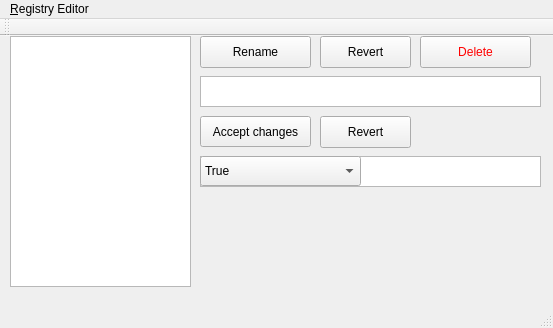
<?xml version="1.0" encoding="UTF-8"?>
<ui version="4.0">
 <class>MainWindow</class>
 <widget class="QMainWindow" name="MainWindow">
  <property name="geometry">
   <rect>
    <x>0</x>
    <y>0</y>
    <width>553</width>
    <height>328</height>
   </rect>
  </property>
  <property name="windowTitle">
   <string>MainWindow</string>
  </property>
  <property name="accessibleName">
   <string>&lt;html&gt;&lt;head/&gt;&lt;body&gt;&lt;p&gt;File Browser&lt;/p&gt;&lt;/body&gt;&lt;/html&gt;</string>
  </property>
  <widget class="QWidget" name="centralWidget">
   <widget class="QTreeWidget" name="treeWidget">
    <property name="geometry">
     <rect>
      <x>10</x>
      <y>0</y>
      <width>181</width>
      <height>251</height>
     </rect>
    </property>
    <property name="rootIsDecorated">
     <bool>false</bool>
    </property>
    <property name="sortingEnabled">
     <bool>true</bool>
    </property>
    <property name="expandsOnDoubleClick">
     <bool>true</bool>
    </property>
    <attribute name="headerVisible">
     <bool>false</bool>
    </attribute>
   </widget>
   <widget class="QPlainTextEdit" name="plainTextEdit">
    <property name="geometry">
     <rect>
      <x>200</x>
      <y>120</y>
      <width>341</width>
      <height>31</height>
     </rect>
    </property>
   </widget>
   <widget class="QPushButton" name="buttonAcceptChanges">
    <property name="geometry">
     <rect>
      <x>200</x>
      <y>80</y>
      <width>111</width>
      <height>31</height>
     </rect>
    </property>
    <property name="text">
     <string>Accept changes</string>
    </property>
   </widget>
   <widget class="QPushButton" name="revertButton">
    <property name="geometry">
     <rect>
      <x>320</x>
      <y>80</y>
      <width>91</width>
      <height>32</height>
     </rect>
    </property>
    <property name="text">
     <string>Revert</string>
    </property>
   </widget>
   <widget class="QComboBox" name="comboBox">
    <property name="geometry">
     <rect>
      <x>200</x>
      <y>120</y>
      <width>161</width>
      <height>30</height>
     </rect>
    </property>
    <item>
     <property name="text">
      <string>True</string>
     </property>
    </item>
    <item>
     <property name="text">
      <string>False</string>
     </property>
    </item>
   </widget>
   <widget class="QPushButton" name="DeleteButton">
    <property name="geometry">
     <rect>
      <x>420</x>
      <y>0</y>
      <width>111</width>
      <height>32</height>
     </rect>
    </property>
    <property name="styleSheet">
     <string notr="true">color: rgb(255, 0, 0);
font: 75 11pt &quot;Times New Roman&quot;;</string>
    </property>
    <property name="text">
     <string>Delete</string>
    </property>
   </widget>
   <widget class="QPlainTextEdit" name="NameEditor">
    <property name="geometry">
     <rect>
      <x>200</x>
      <y>40</y>
      <width>341</width>
      <height>31</height>
     </rect>
    </property>
   </widget>
   <widget class="QPushButton" name="RenameButton">
    <property name="geometry">
     <rect>
      <x>200</x>
      <y>0</y>
      <width>111</width>
      <height>32</height>
     </rect>
    </property>
    <property name="text">
     <string>Rename</string>
    </property>
   </widget>
   <widget class="QPushButton" name="RevertName">
    <property name="geometry">
     <rect>
      <x>320</x>
      <y>0</y>
      <width>91</width>
      <height>32</height>
     </rect>
    </property>
    <property name="text">
     <string>Revert</string>
    </property>
   </widget>
  </widget>
  <widget class="QMenuBar" name="menuBar">
   <property name="geometry">
    <rect>
     <x>0</x>
     <y>0</y>
     <width>553</width>
     <height>28</height>
    </rect>
   </property>
   <widget class="QMenu" name="menuRegistry_Editor">
    <property name="title">
     <string>&amp;Registry Editor</string>
    </property>
    <addaction name="separator"/>
    <addaction name="actionOpen_File"/>
    <addaction name="actionSave_File"/>
    <addaction name="actionExit"/>
   </widget>
   <addaction name="menuRegistry_Editor"/>
  </widget>
  <widget class="QToolBar" name="mainToolBar">
   <attribute name="toolBarArea">
    <enum>TopToolBarArea</enum>
   </attribute>
   <attribute name="toolBarBreak">
    <bool>false</bool>
   </attribute>
  </widget>
  <widget class="QStatusBar" name="statusBar"/>
  <action name="actionExit">
   <property name="text">
    <string>&amp;Exit</string>
   </property>
  </action>
  <action name="actionOpen_File">
   <property name="text">
    <string>&amp;Open File</string>
   </property>
  </action>
  <action name="actionSave_File">
   <property name="text">
    <string>&amp;Save File</string>
   </property>
  </action>
 </widget>
 <layoutdefault spacing="6" margin="11"/>
 <resources/>
 <connections/>
</ui>
